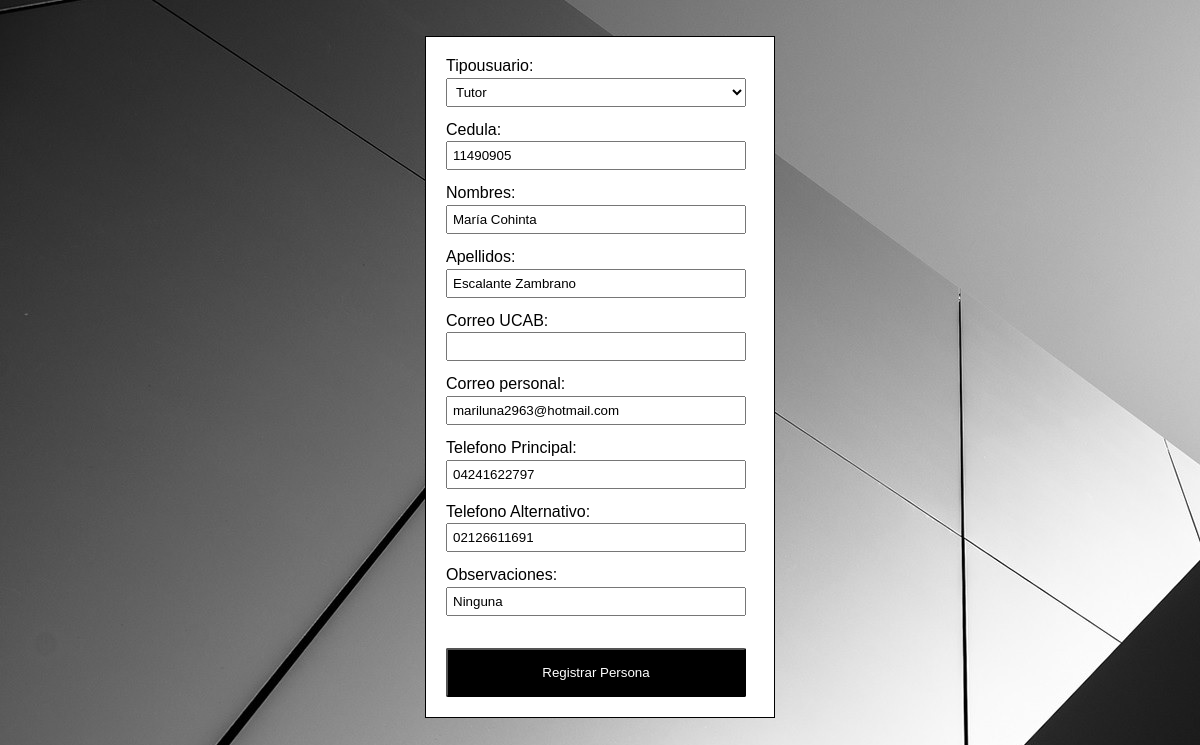
The app's page /11490905/editarpersona (signed in), older data.
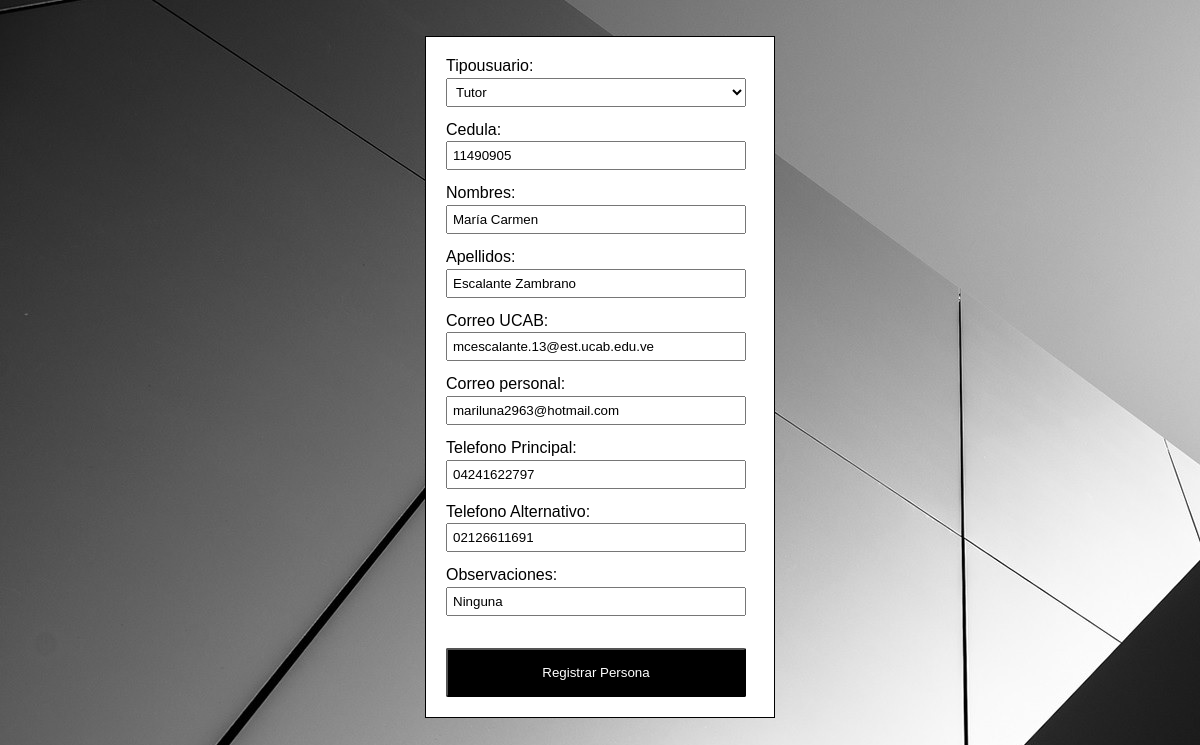
The same page, newer data.
### gestionusuarios/models.py (models this page shows, shortened)
class Persona(models.Model):
    Tipousuario = models.ForeignKey(Tipo, null=True, on_delete=models.CASCADE)
    Cedula = models.CharField(unique=True, max_length=9)
    Nombres = models.CharField(max_length=40)
    Apellidos = models.CharField(max_length=40)
    Correoucab = models.CharField(blank=True, max_length=45)
    Correopersonal = models.CharField(max_length=45)
    TelefonoPrincipal = models.CharField(max_length=11)
    TelefonoSecundario = models.CharField(max_length=11)
    Observaciones = models.CharField(max_length=200)

### gestionusuarios/views.py (the view)
# urls.py: path('<int:idpersona>/editarpersona', views.editar_persona, name='editar_persona'),
def editar_persona(request, idpersona):
    if request.user.is_authenticated:
        p = Persona.objects.get(Cedula=idpersona)
        if request.method == 'GET':
            form = UsuarioForm(instance=p)
        else:
            form = UsuarioForm(request.POST, instance=p)
            if form.is_valid():
                form.save()
            return redirect('/consultarpersona')
        return render(request, "gestionusuarios/nuevapersona.html", {'form': form})
    return redirect('/login')

### gestionusuarios/models.py (called while the page is built)
    def __str__(self):
        return self.Nombretipo

### gestionusuarios/templates/gestionusuarios/nuevapersona.html (shortened to what this page needs)
{% load static %}
<head>
    <link rel="stylesheet" href="{% static 'gestionusuarios/styles/nav.css' %}">
    <link rel="stylesheet" href="{% static 'gestionusuarios/styles/formulario.css' %}">
</head>
{% block content %}
<body background="static/gestionusuarios/imagenes/fondoproyecto.jpg">
<br></br>
<div id="persona">
    <form method="POST">
        {{ form.as_p }}
        <br>
        <button type="submit" class="btn btn-color">Registrar Persona</button>
    </form>
</div>
</body>
{% endblock %}

Row changes from the older to the newer data that the page shows:
changed Persona "Tutor": Nombres "María Cohinta" → "María Carmen"; Correoucab (not shown) → "mcescalante.13@est.ucab.edu.ve"
